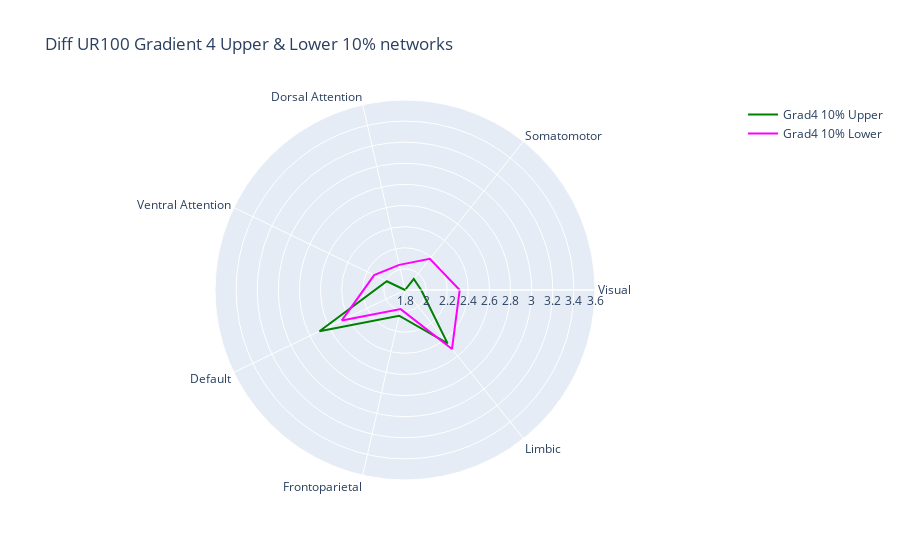

Notebook code cell kept with this figure:
### Code cell
fig = go.Figure()

fig.add_trace(go.Scatterpolar(r=grad4_10_network_df['Grad4 10% Upper'].values.tolist() + grad4_10_network_df['Grad4 10% Upper'].values.tolist()[:1], theta=grad4_10_network_df['networks'].tolist() + grad4_10_network_df['networks'].tolist()[:1], mode = 'lines', line_color = 'green', name='Grad4 10% Upper'))
fig.add_trace(go.Scatterpolar(r=grad4_10_network_df['Grad4 10% Lower'].values.tolist() + grad4_10_network_df['Grad4 10% Lower'].values.tolist()[:1], theta=grad4_10_network_df['networks'].tolist() + grad4_10_network_df['networks'].tolist()[:1], mode = 'lines', line_color = 'fuchsia', name='Grad4 10% Lower'))

fig.update_layout(polar=dict(radialaxis=dict(visible=True, range=[1.8, 3.6])),title = 'Diff UR100 Gradient 4 Upper & Lower 10% networks', showlegend=True)

fig.show()
fig.write_image(fig_path+'Diff_UR100_Gradient4_Upper&Lower_10%_networks.png')

### Figure 1 — Plotly figure (JSON) as saved in the notebook; plotly's stock layout.template omitted (floating-point values rounded to 4 significant figures)
{"data": [{"line": {"color": "green"}, "mode": "lines", "name": "Grad4 10% Upper", "r": [1.954, 1.933, 1.712, 1.991, 2.699, 2.05, 2.447, 1.954], "theta": ["Visual", "Somatomotor", "Dorsal Attention", "Ventral Attention", "Default", "Frontoparietal", "Limbic", "Visual"], "type": "scatterpolar"}, {"line": {"color": "fuchsia"}, "mode": "lines", "name": "Grad4 10% Lower", "r": [2.318, 2.177, 2.044, 2.124, 2.464, 1.986, 2.514, 2.318], "theta": ["Visual", "Somatomotor", "Dorsal Attention", "Ventral Attention", "Default", "Frontoparietal", "Limbic", "Visual"], "type": "scatterpolar"}], "layout": {"autosize": true, "polar": {"angularaxis": {"type": "category"}, "radialaxis": {"autorange": false, "range": [1.8, 3.6], "type": "linear", "visible": true}}, "showlegend": true, "title": {"text": "Diff UR100 Gradient 4 Upper & Lower 10% networks"}}}
